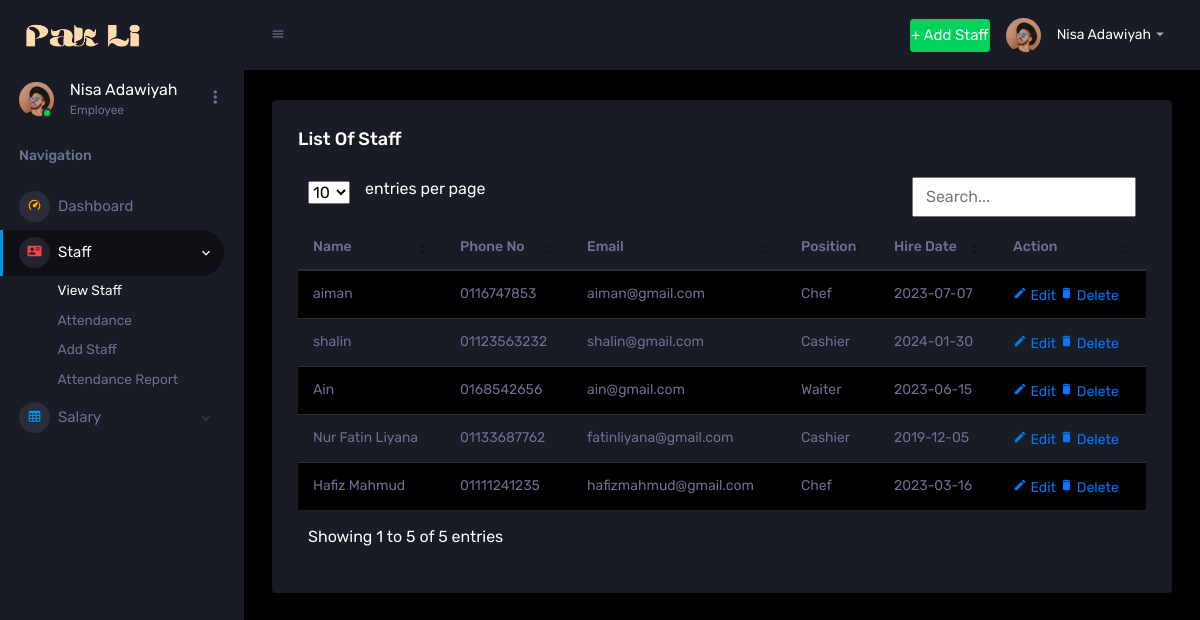
The app's page /pages/tables/liststaff.php with its own data.
### tables this page shows
CREATE TABLE `staff` (
  `staffId` varchar(12) NOT NULL,
  `staffName` varchar(255) NOT NULL,
  `staffPnum` varchar(15) NOT NULL,
  `staffEmail` varchar(50) NOT NULL,
  `position` varchar(20) NOT NULL,
  `hireDate` date NOT NULL,
  `gender` varchar(6) NOT NULL,
  `dob` date DEFAULT NULL,
  `address` varchar(50) DEFAULT NULL,
  `state` varchar(30) DEFAULT NULL,
  `city` varchar(30) NOT NULL,
  `postcode` int(11) NOT NULL,
  `country` varchar(20) NOT NULL,
  `status` varchar(8) NOT NULL DEFAULT 'active',
  `password` varchar(64) NOT NULL
);

### pages/tables/liststaff.php (the view, shortened to what this page needs)
<?php
require('../../config/database.php');
$sql = "SELECT * FROM staff";
$result = mysqli_query($con, $sql);
?>
<!DOCTYPE html>
<html lang="en">
  <head>
    <link rel="stylesheet" href="../../assets/vendors/mdi/css/materialdesignicons.min.css">
    <link rel="stylesheet" href="../../assets/vendors/css/vendor.bundle.base.css">
    <link rel="stylesheet" href="../../assets/css/style.css">
    <link rel="stylesheet" href="../../assets/vendors/simple-datatables/style.css">
  </head>
  <body>
    <div class="container-scroller">
      <nav class="sidebar sidebar-offcanvas" id="sidebar">
        <div class="sidebar-brand-wrapper d-none d-lg-flex align-items-center justify-content-center fixed-top">
          <a class="sidebar-brand brand-logo" href="index.html"><img src="../../assets/images/logo.png" alt="logo" /></a>
        </div>
        <ul class="nav">
          <?php include "../../include/sidebar.php";?>
        </ul>
      </nav>
      <div class="container-fluid page-body-wrapper">
        <?php include "../../include/navbar.php";?>
        <div class="main-panel">
          <div class="content-wrapper">
            <div class="row ">
              <div class="col-12 grid-margin">
                <div class="card">
                  <div class="card-body">
                    <h4 class="card-title">List Of Staff</h4>
                    <div class="table-responsive">
                        <table class="table table-striped" id="table1">
                            <thead>
                            <tr>
                                <th> Name </th>
                                <th> Phone No </th>
                                <th> Email </th>
                                <th> Position </th>
                                <th> Hire Date</th>
                                <th> Action</th>
                            </tr>
                            </thead>
                            <tbody>
                            <?php while($row = $result->fetch_array(MYSQLI_BOTH)) { ?>
                            <tr>
                                <td> <?php echo $row['staffName'];?> </td>
                                <td> <?php echo $row['staffPnum'];?> </td>
                                <td> <?php echo $row['staffEmail'];?> </td>
                                <td> <?php echo $row['position'];?> </td>
                                <td> <?php echo $row['hireDate'];?> </td>
                                <td>
                                    <a target="_blank" href="../forms/editStaff.php?id=<?php echo $row['staffId']; ?>">
                                        <span class="mdi mdi-pencil"> </span> Edit
                                    </a>
                                    <a href="../../process/delete.php?id=<?php echo base64_encode($row['staffId']); ?>&purpose=deleteStaff">
                                      <span class="mdi mdi-delete"></span> Delete
                                  </a>
                                </td>
                            </tr>
                            <?php } ?>
                            </tbody>
                        </table>
                    </div>
                  </div>
                </div>
              </div>
            </div>
          </div>
        </div>
      </div>
    </div>
  </body>
</html>

### records on screen
staff: staffName "aiman", staffPnum "0116747853", staffEmail "aiman@gmail.com", position "Chef", hireDate "2023-07-07"
staff: staffName "shalin", staffPnum "01123563232", staffEmail "shalin@gmail.com", position "Cashier", hireDate "2024-01-30"
staff: staffName "Ain", staffPnum "0168542656", staffEmail "ain@gmail.com", position "Waiter", hireDate "2023-06-15"
staff: staffName "Nur Fatin Liyana", staffPnum "01133687762", staffEmail "fatinliyana@gmail.com", position "Cashier", hireDate "2019-12-05"
staff: staffName "Hafiz Mahmud", staffPnum "01111241235", staffEmail "hafizmahmud@gmail.com", position "Chef", hireDate "2023-03-16"
